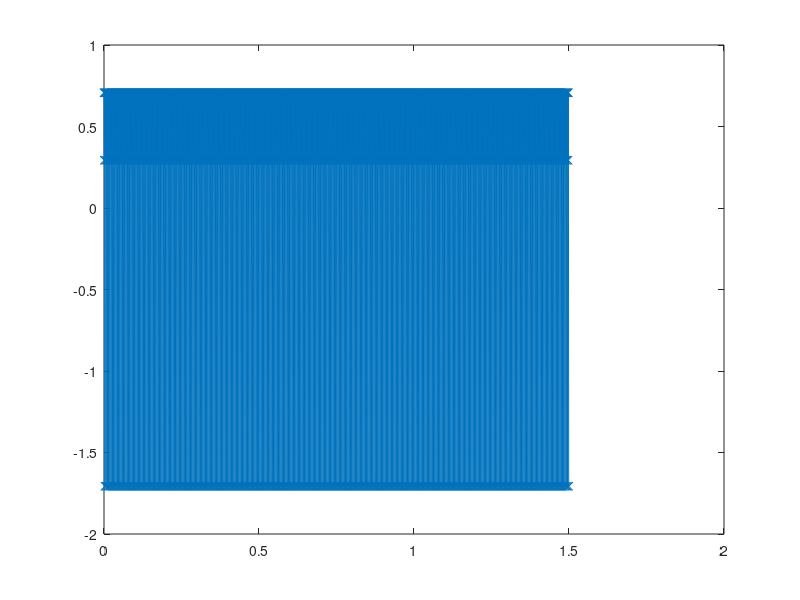
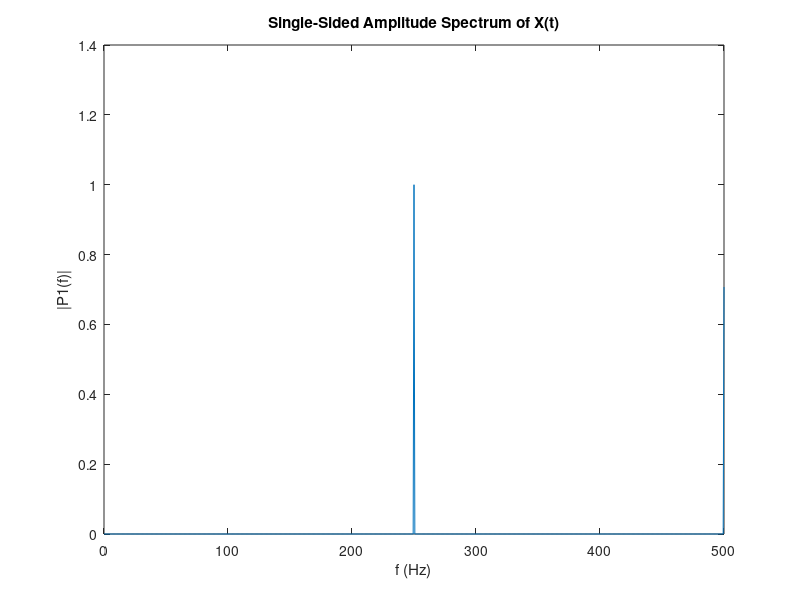
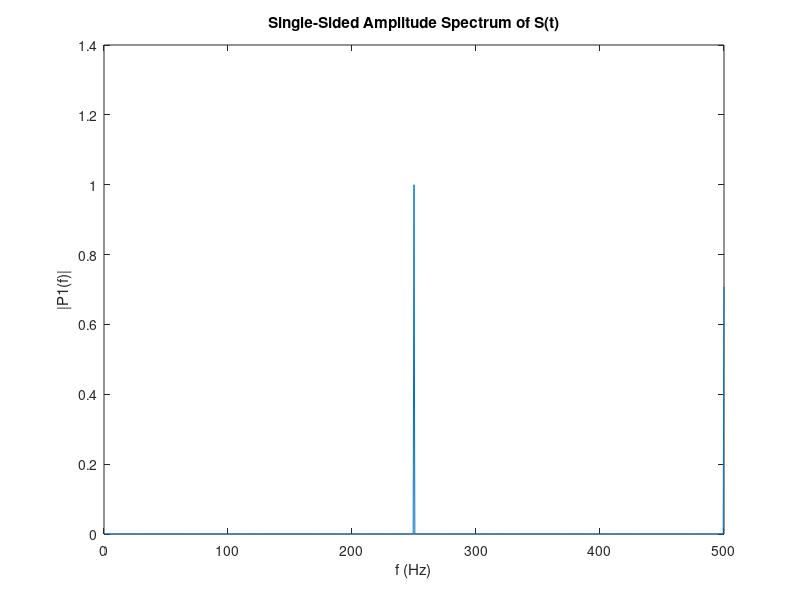

Recreate these plots in MATLAB, in order.
%Use Fourier transforms to find the frequency components of a signal buried in noise.

close all
clear

%Specify the parameters of a signal with a sampling frequency of 1 kHz and a signal duration of 1.5 seconds.
Fs = 1000;            % Sampling frequency                    
T = 1/Fs;             % Sampling period       
L = 1500;             % Length of signal
t = (0:L-1)*T;        % Time vector

%Form a signal containing a 50 Hz sinusoid of amplitude 0.7 and a 120 Hz sinusoid of amplitude 1.
S = sin(2*pi*250*t) + sin(2*pi*500*t+(pi/4));
figure(1)
plot(t,S,'x-') 

%Compute the Fourier transform of the signal.
Y = fft(S);

%Compute the two-sided spectrum P2. Then compute the single-sided spectrum P1 based on P2 and the even-valued signal length L.
P2 = abs(Y/L);
P1 = P2(1:L/2+1);
P1(2:end-1) = 2*P1(2:end-1);

%Define the frequency domain f and plot the single-sided amplitude spectrum P1. The amplitudes are not exactly at 0.7 and 1, as expected, because of the added noise. On average, longer signals produce better frequency approximations.
f = Fs*(0:(L/2))/L;
figure(2)
plot(f,P1) 
title('Single-Sided Amplitude Spectrum of X(t)')
xlabel('f (Hz)')
ylabel('|P1(f)|')

%Now, take the Fourier transform of the original, uncorrupted signal and retrieve the exact amplitudes, 0.7 and 1.0.
Y = fft(S);
P2 = abs(Y/L);
P1 = P2(1:L/2+1);
P1(2:end-1) = 2*P1(2:end-1);

figure(3)
plot(f,P1) 
title('Single-Sided Amplitude Spectrum of S(t)')
xlabel('f (Hz)')
ylabel('|P1(f)|')